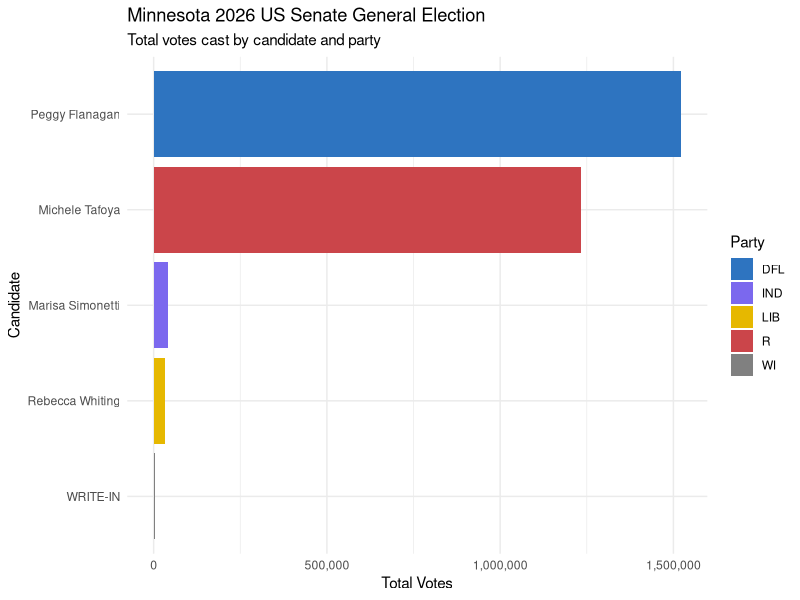
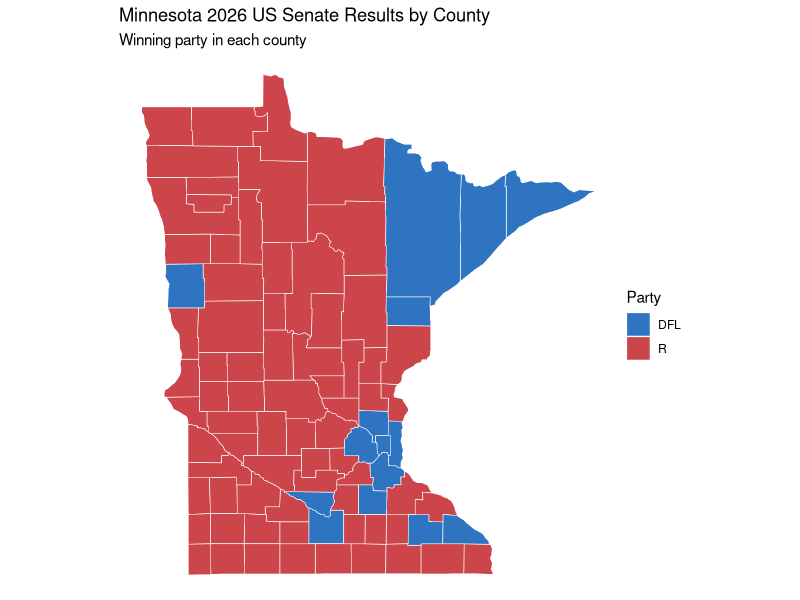

Write the R code that produced these figures, in order.
## ---- chunk 1
#| echo: false
#| message: false
#| warning: false
library(tidyverse)
library(maps)

# Read the Minnesota 2026 US Senate results
results <- read_csv("minnesota_senate_2026.csv", show_col_types = FALSE)

# Plot total votes for the US Senate race
results |>
  group_by(candidate, party) |>
  summarize(total_votes = sum(votes, na.rm = TRUE), .groups = "drop") |>
  ggplot(aes(x = reorder(candidate, total_votes), y = total_votes, fill = party)) +
  geom_col() +
  coord_flip() +
  scale_y_continuous(labels = scales::comma) +
  scale_fill_manual(
    values = c(
      "DFL" = "#2E74C0",
      "R" = "#CB454A",
      "IND" = "#7B68EE",
      "LIB" = "#E6B800",
      "WI" = "#808080"
    )
  ) +
  labs(
    title = "Minnesota 2026 US Senate General Election",
    subtitle = "Total votes cast by candidate and party",
    x = "Candidate",
    y = "Total Votes",
    fill = "Party"
  ) +
  theme_minimal()
## ---- chunk 2
#| echo: false
#| message: false
#| warning: false

# Find winning candidate/party in each county
county_winners <- results |>
  group_by(county, candidate, party) |>
  summarize(votes = sum(votes, na.rm = TRUE), .groups = "drop") |>
  slice_max(votes, by = county) |>
  mutate(
    subregion = county |>
      str_remove_all("\\.") |>
      tolower()
  )

# Join with Minnesota county boundaries
mn_map <- map_data("county") |>
  filter(region == "minnesota") |>
  left_join(county_winners, by = "subregion")

# Plot the county results map
ggplot(mn_map, aes(x = long, y = lat, group = group, fill = party)) +
  geom_polygon(color = "white", linewidth = 0.2) +
  coord_quickmap() +
  scale_fill_manual(values = c("DFL" = "#2E74C0", "R" = "#CB454A")) +
  labs(
    title = "Minnesota 2026 US Senate Results by County",
    subtitle = "Winning party in each county",
    fill = "Party"
  ) +
  theme_void()
